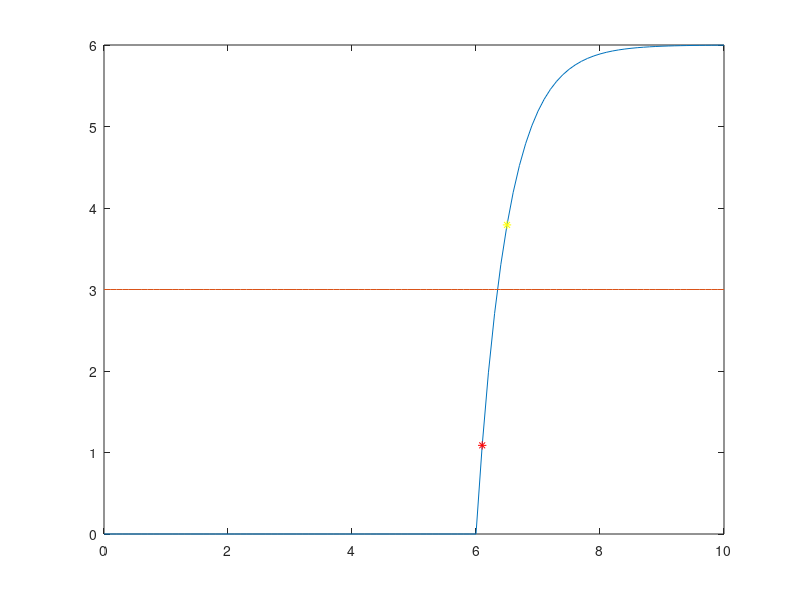

Write MATLAB code to recreate this figure. (Note: this script raises an error after producing the figure.)
clc; clear all; close all;
Ts=0.1;
z=tf('z',Ts);


load gr1.mat;

plot(t,y, t, u);
hold on


L=u(end); 
ystac=y(end);

k=ystac/L;
p=find(u~=0)
t1=t(p(1))
%subplot(2,1,1)
%plot(t, u(p(1)), '*r')


p=find(y~=0)
t2=t(p(1))
%subplot(2,1,2)
plot(t2, y(p(1)), '*r')
hold on


p=find(y>=0.63*ystac)  % 

t3=t(p(1));
plot(t3,y(p(1)), '*y');

T=t3-t2;
tau=t2-t1;

s=tf('s');
H=k/(T*s+1)*exp(-tau*s);


%% Teszteles
ybecsult=lsim(H,u, t);
figure (3)
plot(t,y, 'r', t,ybecsult, 'g');
legend('Mert kimenet', 'Becsult kimenet')

